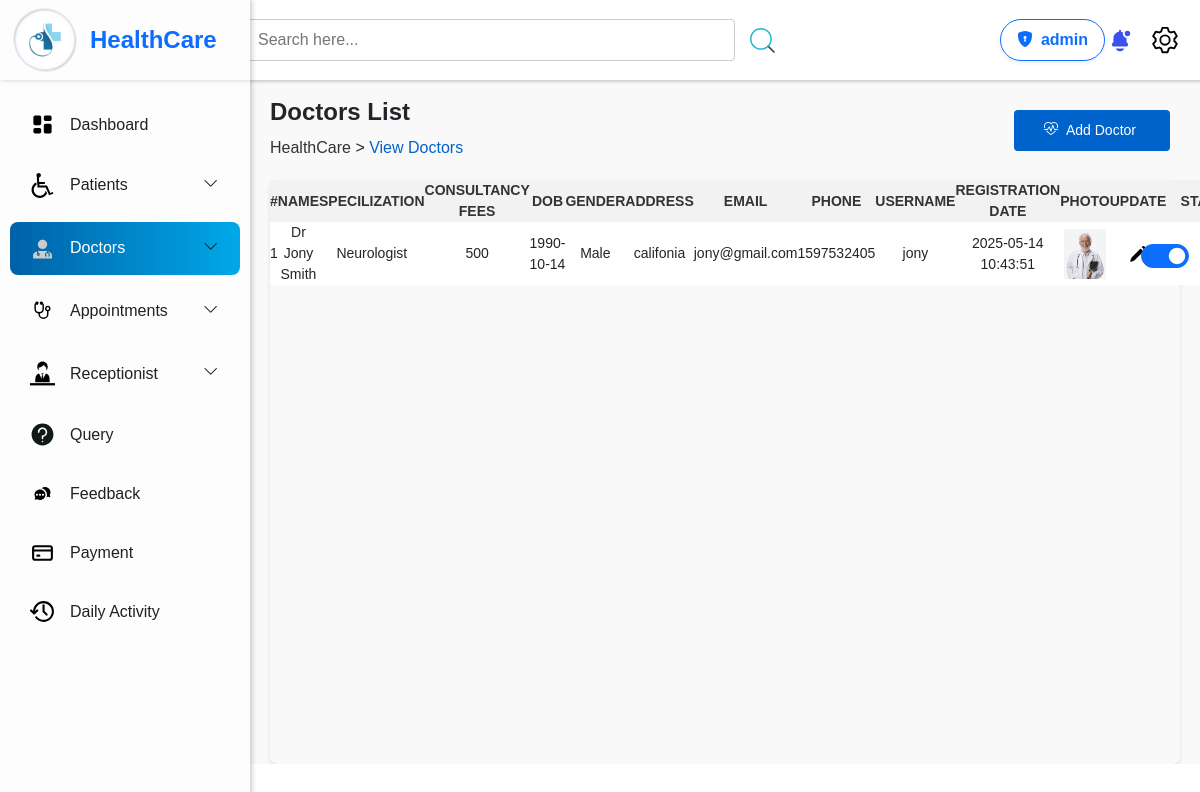
/Healthcare_manage/admin/ViewDoctor.php (signed in), run on the app's committed database.
### tables this page shows
CREATE TABLE `doctors` (
  `doctor_id` int(5) NOT NULL,
  `doctor_name` varchar(50) NOT NULL,
  `specilization` varchar(100) NOT NULL,
  `consultancy_fee` decimal(5,0) NOT NULL,
  `dob` date NOT NULL,
  `gender` varchar(50) NOT NULL,
  `address` varchar(255) NOT NULL,
  `email` varchar(255) NOT NULL,
  `contact` decimal(10,0) NOT NULL,
  `username` varchar(50) NOT NULL,
  `password` varchar(255) NOT NULL,
  `photo` varchar(255) NOT NULL,
  `status` varchar(50) NOT NULL DEFAULT 'Active',
  `create_at` datetime NOT NULL DEFAULT current_timestamp()
);

### Healthcare_manage/admin/ViewDoctor.php (the view, shortened to what this page needs)
<?php
$conn = connection();
$query1 = mysqli_query($conn, "SELECT * FROM doctors");
?>
<!DOCTYPE html>
<html lang="en">
<head>
    <link rel="stylesheet" href="./style/ViewDoctor.css">
    <link rel="stylesheet" href="https://cdn.datatables.net/1.11.5/css/jquery.dataTables.min.css" />
    <link rel="stylesheet" href="https://cdn.datatables.net/2.2.2/css/dataTables.dataTables.css" />
    <link rel="stylesheet" href="https://cdn.datatables.net/buttons/3.2.2/css/buttons.dataTables.css" />
    <link href="https://cdn.jsdelivr.net/npm/bootstrap@5.3.3/dist/css/bootstrap.min.css" rel="stylesheet"
>
    <link rel="stylesheet" href="https://cdn.jsdelivr.net/npm/bootstrap-icons/font/bootstrap-icons.css">
</head>
<body>
    <?php include_once("./Navbar.php"); ?>
    <?php include_once("./component/admin_header.php"); ?>
    <div class="content">
        <div class="header-list">
            <div class="left pt-4">
                <h4 class="fw-bold">Doctors List</h4>
                <p style="margin-top:10px;"><a href="./Dashboard.php"> HealthCare </a> > <span> View Doctors </span></p>
            </div>
            <div class="right">
                <div class="input-search">
                    <form action="./AddDoctor.php" method="post">
                        <button> <i class="bi bi-heart-pulse"></i> <span class="px-1"> Add Doctor </span></button>
                    </form>
                </div>
            </div>
        </div>
        <div class="container">
            <div class="table-container">
                <table id="myTable" class="nowrap">
                    <thead>
                        <tr>
                            <th class="text-center">#</th>
                            <th class="text-center">Name</th>
                            <th class="text-center">Specilization</th>
                            <th class="text-center">Consultancy Fees</th>
                            <th class="text-center">DOB</th>
                            <th class="text-center">Gender</th>
                            <th class="text-center">Address</th>
                            <th class="text-center">Email</th>
                            <th class="text-center">Phone</th>
                            <th class="text-center">Username</th>
                            <th class="text-center">Registration Date</th>
                            <th class="text-center">Photo</th>
                            <th class="text-center">Update</th>
                            <th class="text-center">Status</th>
                        </tr>
                    </thead>
                    <tbody>
                        <?php while ($doctors = mysqli_fetch_assoc($query1)) { ?>
                            <tr>
                                <td class="text-center"><?php echo $doctors["doctor_id"]; ?></td>
                                <td class="text-center"><?php echo $doctors["doctor_name"]; ?></td>
                                <td class="text-center"><?php echo $doctors["specilization"]; ?></td>
                                <td class="text-center"><?php echo $doctors["consultancy_fee"]; ?></td>
                                <td class="text-center"><?php echo $doctors["dob"]; ?></td>
                                <td class="text-center"><?php echo $doctors["gender"]; ?></td>
                                <td class="text-center"><?php echo $doctors["address"]; ?></td>
                                <td class="text-center"><?php echo $doctors["email"]; ?></td>
                                <td class="text-center"><?php echo $doctors["contact"]; ?></td>
                                <td class="text-center"><?php echo $doctors["username"]; ?></td>
                                <td class="text-center"><?php echo $doctors["create_at"]; ?></td>
                                <td class="text-center">
                                    <img src="./../assets/doctorphotos/<?php echo $doctors["photo"] ?>" alt=""
                                        height="50" />
                                </td>
                                <td class="text-center">
                                    <a href="?did=<?php echo $doctors["doctor_id"]; ?>" name="edit">
                                        <button type="button" class="btn" data-bs-toggle="modal"
                                            data-bs-target="#exampleModal">
                                            <img src="./../assets/images/edit.svg" alt="Edit" height="20">
                                        </button>
                                    </a>
                                </td>
                                <td class="text-center">
                                    <form method="post" class="d-flex justify-content-center">
                                        <div class="form-check form-switch">
                                            <input class="form-check-input fs-4 p-1 " type="checkbox"
                                                id="switch<?= $doctors["doctor_id"] ?>" onchange="this.form.submit()"
                                                name="status" <?php if ($doctors["status"] == "Active") { ?> checked <?php } ?>>
                                        </div>
                                    </form>
                                </td>
                            </tr>
                        <?php } ?>
                    </tbody>
                </table>
            </div>
        </div>
    </div>
</body>
</html>

### Healthcare_manage/admin/component/admin_header.php (shortened to what this page needs)
<?php
$conn = connection();
$query = mysqli_query($conn, "SELECT * FROM `admin`");
$admin = mysqli_fetch_assoc($query);
?>
<!DOCTYPE html>
<html lang="en">
<head>
</head>
<body>
    <div class="box">
        <div class="search-container">
            <input type="search" class="search-bar" id="search-bar" placeholder="Search here...">
            <img src="./../assets/images/search.svg" height="25" id="search-button">
        </div>
        <div class="d-flex align-items-center">
            <a class="btn btn-outline-primary d-flex align-items-center px-3 py-2 rounded-pill shadow-sm">
                <i class="bi bi-shield-lock-fill me-2"></i>
                <strong> <?= $admin["username"] ?></strong>
            </a>
        </div>
        <div class="icons mx-">
            <img src="./../assets/images/notification.svg" alt="Notification" class="icon" id="notification">
            <img src="./../assets/images/setting.svg" alt="Settings" class="icon" id="setting">
        </div>
    </div>
</body>
</html>

### Healthcare_manage/admin/style/ViewDoctor.css (style rules this page uses)
.content { margin-left: 250px; padding: 0 0px; overflow-x: hidden; background-color: #f9f9f9; }
.header-list { height: 10vh; width: 100%; display: flex; align-items: center; justify-content: space-between; padding: 50px 10px; }
.left, .right { align-items: center; }
.left { flex-grow: 1; padding: 10px; }
.left a { text-decoration: none; color: #333; }
.left span { color: #0063cc; }
.right { display: flex; align-items: center; gap: 10px; }
.input-search { display: flex; gap: 10px; align-items: center; }
.input-search button { padding: 10px 30px; font-size: 14px; background-color: #0063cc; color: white; border: none; border-radius: 4px; cursor: pointer; margin-right: 20px; }
.content .container { min-height: 73vh; width: 100%; padding: 0px 20px; background-color: #f9f9f9; border-radius: 8px; display: flex; }
.table-container { width: 100%; border-radius: 8px; box-shadow: 0 2px 4px rgba(0, 0, 0, 0.1); }
table { width: 100%; border-collapse: collapse; background-color: #fff; }
thead { background-color: #f2f2f2; }
th, td { text-align: center; font-size: 14px; }
th { text-transform: uppercase; color: #333; background-color: #f2f2f2; }

### Healthcare_manage/admin/style/Navbar.css (style rules this page uses)
* { margin: 0; padding: 0; box-sizing: border-box; font-family: Arial, sans-serif; }

### Healthcare_manage/admin/component/admin_header.php (style rules this page uses)
.box { width: 100%; display: flex; justify-content: space-between; align-items: center; padding: 0 20px; background-color: #fff; height: 10vh; box-shadow: 2px 2px 3px rgb(206, 206, 206); }
.search-container { height: 100%; width: 100%; display: flex; justify-content: center; align-items: center; gap: 15px; min-width: 280px; }
.search-container #search-button { border: none; cursor: pointer; }
.search-bar { width: 50%; padding: 8px 12px; font-size: 16px; border: 1px solid #ccc; border-radius: 4px; outline: none; }
.icons { height: 100%; display: flex; justify-content: space-around; align-items: center; gap: 15px; }
.icon { width: 30px; height: 30px; cursor: pointer; }
.box { position: sticky; top: 0; z-index: 1; }

### data on the page
doctors: doctor_id "1", doctor_name "Dr Jony Smith", specilization "Neurologist", consultancy_fee "500", dob "1990-10-14", gender "Male", address "califonia", email "jony@gmail.com", contact "1597532405", username "jony", create_at "2025-05-14 10:43:51", photo (picture), status "☑"

### other printed values
$admin["username"] "admin"
